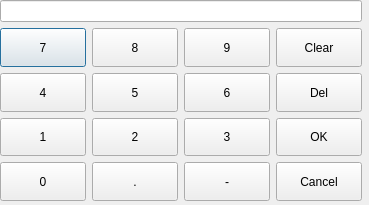
<?xml version="1.0" encoding="UTF-8"?>
<ui version="4.0">
 <class>DlgNumber</class>
 <widget class="QDialog" name="DlgNumber">
  <property name="geometry">
   <rect>
    <x>0</x>
    <y>0</y>
    <width>369</width>
    <height>205</height>
   </rect>
  </property>
  <property name="windowTitle">
   <string>Dialog</string>
  </property>
  <widget class="QWidget" name="layoutWidget">
   <property name="geometry">
    <rect>
     <x>0</x>
     <y>0</y>
     <width>362</width>
     <height>201</height>
    </rect>
   </property>
   <layout class="QVBoxLayout" name="verticalLayout">
    <item>
     <widget class="QLineEdit" name="numberInput">
      <property name="sizePolicy">
       <sizepolicy hsizetype="Expanding" vsizetype="Preferred">
        <horstretch>0</horstretch>
        <verstretch>0</verstretch>
       </sizepolicy>
      </property>
     </widget>
    </item>
    <item>
     <layout class="QGridLayout" name="gridLayout">
      <item row="0" column="0">
       <widget class="QPushButton" name="btn7">
        <property name="sizePolicy">
         <sizepolicy hsizetype="Expanding" vsizetype="Expanding">
          <horstretch>0</horstretch>
          <verstretch>0</verstretch>
         </sizepolicy>
        </property>
        <property name="text">
         <string>7</string>
        </property>
       </widget>
      </item>
      <item row="0" column="1">
       <widget class="QPushButton" name="btn8">
        <property name="sizePolicy">
         <sizepolicy hsizetype="Expanding" vsizetype="Expanding">
          <horstretch>0</horstretch>
          <verstretch>0</verstretch>
         </sizepolicy>
        </property>
        <property name="text">
         <string>8</string>
        </property>
       </widget>
      </item>
      <item row="0" column="2">
       <widget class="QPushButton" name="btn9">
        <property name="sizePolicy">
         <sizepolicy hsizetype="Expanding" vsizetype="Expanding">
          <horstretch>0</horstretch>
          <verstretch>0</verstretch>
         </sizepolicy>
        </property>
        <property name="text">
         <string>9</string>
        </property>
       </widget>
      </item>
      <item row="0" column="3">
       <widget class="QPushButton" name="btnClear">
        <property name="sizePolicy">
         <sizepolicy hsizetype="Expanding" vsizetype="Expanding">
          <horstretch>0</horstretch>
          <verstretch>0</verstretch>
         </sizepolicy>
        </property>
        <property name="text">
         <string>Clear</string>
        </property>
       </widget>
      </item>
      <item row="1" column="0">
       <widget class="QPushButton" name="btn4">
        <property name="sizePolicy">
         <sizepolicy hsizetype="Expanding" vsizetype="Expanding">
          <horstretch>0</horstretch>
          <verstretch>0</verstretch>
         </sizepolicy>
        </property>
        <property name="text">
         <string>4</string>
        </property>
       </widget>
      </item>
      <item row="1" column="1">
       <widget class="QPushButton" name="btn5">
        <property name="sizePolicy">
         <sizepolicy hsizetype="Expanding" vsizetype="Expanding">
          <horstretch>0</horstretch>
          <verstretch>0</verstretch>
         </sizepolicy>
        </property>
        <property name="text">
         <string>5</string>
        </property>
       </widget>
      </item>
      <item row="1" column="2">
       <widget class="QPushButton" name="btn6">
        <property name="sizePolicy">
         <sizepolicy hsizetype="Expanding" vsizetype="Expanding">
          <horstretch>0</horstretch>
          <verstretch>0</verstretch>
         </sizepolicy>
        </property>
        <property name="text">
         <string>6</string>
        </property>
       </widget>
      </item>
      <item row="1" column="3">
       <widget class="QPushButton" name="btnDel">
        <property name="sizePolicy">
         <sizepolicy hsizetype="Expanding" vsizetype="Expanding">
          <horstretch>0</horstretch>
          <verstretch>0</verstretch>
         </sizepolicy>
        </property>
        <property name="text">
         <string>Del</string>
        </property>
       </widget>
      </item>
      <item row="2" column="0">
       <widget class="QPushButton" name="btn1">
        <property name="sizePolicy">
         <sizepolicy hsizetype="Expanding" vsizetype="Expanding">
          <horstretch>0</horstretch>
          <verstretch>0</verstretch>
         </sizepolicy>
        </property>
        <property name="text">
         <string>1</string>
        </property>
       </widget>
      </item>
      <item row="2" column="1">
       <widget class="QPushButton" name="btn2">
        <property name="sizePolicy">
         <sizepolicy hsizetype="Expanding" vsizetype="Expanding">
          <horstretch>0</horstretch>
          <verstretch>0</verstretch>
         </sizepolicy>
        </property>
        <property name="text">
         <string>2</string>
        </property>
       </widget>
      </item>
      <item row="2" column="2">
       <widget class="QPushButton" name="btn3">
        <property name="sizePolicy">
         <sizepolicy hsizetype="Expanding" vsizetype="Expanding">
          <horstretch>0</horstretch>
          <verstretch>0</verstretch>
         </sizepolicy>
        </property>
        <property name="text">
         <string>3</string>
        </property>
       </widget>
      </item>
      <item row="2" column="3">
       <widget class="QPushButton" name="btnOK">
        <property name="sizePolicy">
         <sizepolicy hsizetype="Expanding" vsizetype="Expanding">
          <horstretch>0</horstretch>
          <verstretch>0</verstretch>
         </sizepolicy>
        </property>
        <property name="text">
         <string>OK</string>
        </property>
       </widget>
      </item>
      <item row="3" column="0">
       <widget class="QPushButton" name="btn0">
        <property name="sizePolicy">
         <sizepolicy hsizetype="Expanding" vsizetype="Expanding">
          <horstretch>0</horstretch>
          <verstretch>0</verstretch>
         </sizepolicy>
        </property>
        <property name="text">
         <string>0</string>
        </property>
       </widget>
      </item>
      <item row="3" column="1">
       <widget class="QPushButton" name="btnDot">
        <property name="sizePolicy">
         <sizepolicy hsizetype="Expanding" vsizetype="Expanding">
          <horstretch>0</horstretch>
          <verstretch>0</verstretch>
         </sizepolicy>
        </property>
        <property name="text">
         <string>.</string>
        </property>
       </widget>
      </item>
      <item row="3" column="2">
       <widget class="QPushButton" name="btnMinus">
        <property name="sizePolicy">
         <sizepolicy hsizetype="Expanding" vsizetype="Expanding">
          <horstretch>0</horstretch>
          <verstretch>0</verstretch>
         </sizepolicy>
        </property>
        <property name="text">
         <string>-</string>
        </property>
       </widget>
      </item>
      <item row="3" column="3">
       <widget class="QPushButton" name="btnCancel">
        <property name="sizePolicy">
         <sizepolicy hsizetype="Expanding" vsizetype="Expanding">
          <horstretch>0</horstretch>
          <verstretch>0</verstretch>
         </sizepolicy>
        </property>
        <property name="text">
         <string>Cancel</string>
        </property>
       </widget>
      </item>
     </layout>
    </item>
   </layout>
  </widget>
 </widget>
 <resources/>
 <connections/>
</ui>
